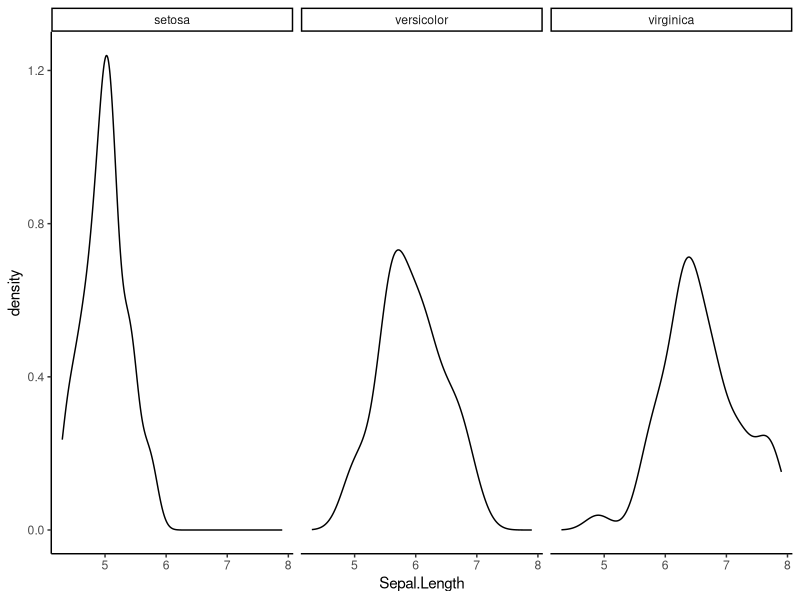

Source code (R):
## ---- chunk 1
## Change the default figure width and height to your liking, but within reason.
knitr::opts_chunk$set(echo = TRUE, fig.width=4, fig.height=3)
library(tidyverse)
library(patchwork)
theme_set(theme_classic())
## ---- chunk 2
## save the data frame, automatically made into a TIBBLE by readr
##    into the variable `sparrows`
sparrows <- read_csv("sparrows.csv")

## Examine the data
head(sparrows)
## ---- chunk 3
### Convert Sex to a factor with _coersion_
sparrows$Sex <- as.factor(sparrows$Sex)

### If we run head() again, we'll see it's a factor now
head(sparrows)


### Once converted, let's see its levels
levels(sparrows$Sex)


## ---- chunk 4
### Make the order Male, Female
levels(sparrows$Sex) <- c("Male", "Female")

### We can also change how the categories are written. The key is to be in the _same order_
levels(sparrows$Sex) <- c("M", "F")

## Print it out to see
sparrows$Sex
## ---- chunk 5
### All at once
sparrows$Sex <- factor(sparrows$Sex, levels=c("Male", "Female"), labels = c("M", "F"))

### WOMP WOMP - we previously changed the words to M/F, so R couldn't handle c("Male", "Female")
sparrows$Sex

#### Back to the drawing board
sparrows <- read_csv("sparrows.csv")
sparrows$Sex <- factor(sparrows$Sex, levels=c("Male", "Female"), labels = c("M", "F"))
sparrows$Sex
## ---- chunk 6
    ## Fill in your code here
    
## ---- chunk 7
    ## Fill in your code here
    
## ---- chunk 8
    ## Fill in your code here for the STACKED barplot. Save the plot to a variable, and then print that variable - it will work!
    
## ---- chunk 9
    ## Fill in your code here for the DODGED barplot. Save the plot to a variable, and then print that variable - it will work!
    
## ---- chunk 10
    ## Add the plots for side-by-side view
    
## ---- chunk 11
    ## Divide the plots for a stacked view
    
## ---- chunk 12
    ## Fill in your density plot code here
   
## ---- chunk 13
    ggplot(iris, aes(x = Sepal.Length)) + 
      geom_density() +
      facet_wrap(~Species) ## the tilde!! so important!!
## ---- chunk 14
      ## Fill in your faceted density plot code here
    
## ---- chunk 15
      ## Fill in your jitter plot code here
    
## ---- chunk 16
      ## Fill in your jitter plot code here
    
## ---- chunk 17
      ## Fill in your jitter plot code here
    
## ---- chunk 18
      ## Fill in your scatterplot plot code here
    
## ---- chunk 19
      ## Scatterplot + line of best fit goes here
    
## ---- chunk 20
    ## Scatterplot with label "B" goes here
    
## ---- chunk 21
    ## Scatterplot with points labeled according to sex goes here
    
